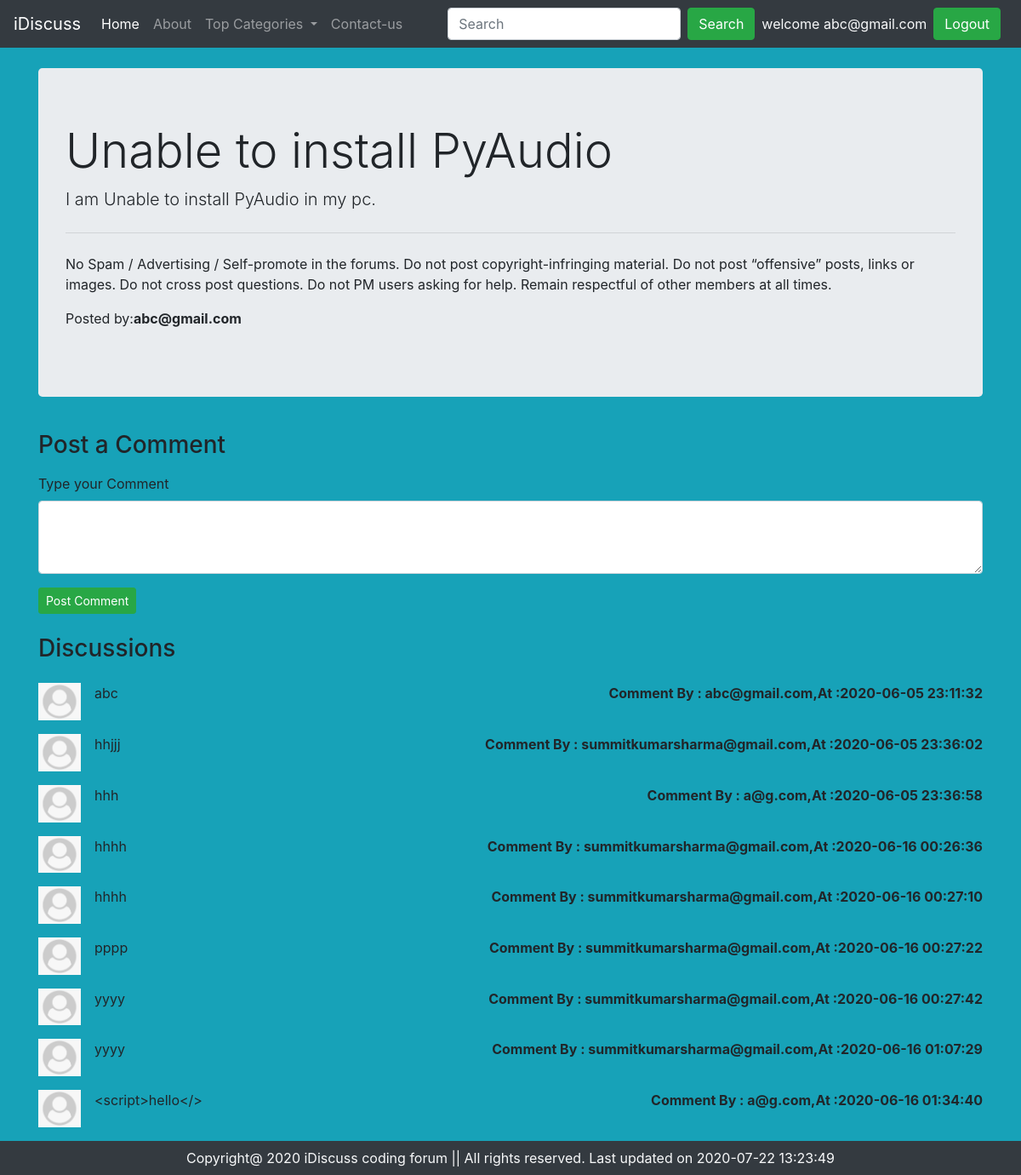
Page /Project-2/thread.php?threadid=1 (signed in) on the committed database.
### tables this page shows
CREATE TABLE `threads` (
  `thread_id` int(10) NOT NULL,
  `thread_title` varchar(200) NOT NULL,
  `thread_desc` text NOT NULL,
  `thread_cat_id` int(10) NOT NULL,
  `thread_user_id` int(10) NOT NULL,
  `thread_tstamp` datetime NOT NULL DEFAULT current_timestamp()
);

CREATE TABLE `users_idiscuss` (
  `sno` int(8) NOT NULL,
  `user_email` varchar(30) NOT NULL,
  `user_pass` varchar(200) NOT NULL,
  `timestamp` datetime NOT NULL DEFAULT current_timestamp()
);

CREATE TABLE `comments` (
  `comment_id` int(5) NOT NULL,
  `comment_content` text NOT NULL,
  `thread_id` int(5) NOT NULL,
  `comment_by` int(5) NOT NULL,
  `comment_time` datetime NOT NULL DEFAULT current_timestamp()
);

### Project-2/thread.php (the view, shortened to what this page needs)
<!doctype html>
<html lang="en">
<head>
    <link rel="stylesheet" href="https://stackpath.bootstrapcdn.com/bootstrap/4.5.0/css/bootstrap.min.css"
>
</head>
<body class="bg-info">
    <?php include 'partials/header.php'; ?>
    <?php
        include 'partials/dbconnect.php';
                $threadid =$_GET['threadid'];
                $sql = "SELECT * FROM `threads`WHERE thread_id=$threadid";
                $result = mysqli_query($conn, $sql);
                $num_row = mysqli_num_rows($result);
                if ($num_row > 0) {
                    while ($row = mysqli_fetch_assoc($result)) {
                        $title = $row["thread_title"];
                        $desc= $row["thread_desc"];
                        $thread_user_id= $row["thread_user_id"];
                        $sql2 = "SELECT * FROM `users_idiscuss` WHERE sno=$thread_user_id";
                        $result2 =mysqli_query($conn,$sql2);
                        $row2 = mysqli_fetch_assoc($result2);
                        $posted_by = $row2["user_email"];
                     }
                }
    ?>
    <div class="container my-4">
        <div class="jumbotron">
            <h1 class="display-4"> <?php echo $title;?></h1>
            <p class="lead"><?php echo $desc; ?></p>
            <hr class="my-4">
            <p>No Spam / Advertising / Self-promote in the forums.
                Do not post copyright-infringing material.
                Do not post “offensive” posts, links or images.
                Do not cross post questions.
                Do not PM users asking for help.
                Remain respectful of other members at all times.
            </p>
            <p>Posted by:<b><?php echo $posted_by;?></b></p>
        </div>
    </div>
    <?php
    if(isset($_SESSION['loggedin']) && $_SESSION['loggedin']==true){
        echo '<div class="container">
        <h3 class="py-2">Post a Comment</h3>
        <form action="'.$_SERVER['REQUEST_URI'].'" method="POST">
            <div class="form-group">
                <label for="desc">Type your Comment</label><input type="hidden" name="" value="'.$_SESSION['sno'].'">
                <textarea class="form-control" id="comment" name="comment" rows="3"></textarea>
            </div>
            <div class="form-group">
                <button type="submit" class="btn btn-sm btn-success">Post Comment</button>
            </div>
        </form>
    </div>';
    }
    ?>
    <div class="container">
        <h3 class="py-2">Discussions</h3>
        <?php
                include 'partials/dbconnect.php';
                $threadid=$_GET['threadid'];
                $sql = "SELECT * FROM `comments`WHERE thread_id=$threadid";
                $result = mysqli_query($conn, $sql);
                $num_row = mysqli_num_rows($result);
                if ($num_row > 0) {
                    while ($row = mysqli_fetch_assoc($result)) {
                        $content = $row["comment_content"];
                        $commenttime = $row["comment_time"];
                        $thread_user_id = $row["comment_by"];
                        $sql2 = "SELECT * FROM `users_idiscuss` WHERE sno=$thread_user_id";
                        $result2 =mysqli_query($conn,$sql2);
                        $row2 = mysqli_fetch_assoc($result2);
                        $user_name = $row2["user_email"];
                        echo' <div class="media my-3">
                        <img src="img/userdefault.png" width="50px" class="mr-3" alt="userdefault image">
                        <div class="media-body">
                            <p>'.  $content.'</p>
                        </div>
                        <p class="font-weight-bold my-0">Comment By : '.$user_name.',At :'. $commenttime.'</p>
                    </div>';
                     }
                }
        ?>
    </div>
    <?php include 'partials/footer.php'; ?>
</body>
</html>

### rows in the picture
threads: thread_title "Unable to install PyAudio", thread_desc "I am Unable to install PyAudio in my pc."
users_idiscuss: user_email "abc@gmail.com"
comments: comment_content "abc", users_idiscuss.user_email "abc@gmail.com", comment_time "2020-06-05 23:11:32"
comments: comment_content "hhjjj", users_idiscuss.user_email "summitkumarsharma@gmail.com", comment_time "2020-06-05 23:36:02"
comments: comment_content "hhh", users_idiscuss.user_email "a@g.com", comment_time "2020-06-05 23:36:58"
comments: comment_content "hhhh", users_idiscuss.user_email "summitkumarsharma@gmail.com", comment_time "2020-06-16 00:26:36"
comments: comment_content "hhhh", users_idiscuss.user_email "summitkumarsharma@gmail.com", comment_time "2020-06-16 00:27:10"
comments: comment_content "pppp", users_idiscuss.user_email "summitkumarsharma@gmail.com", comment_time "2020-06-16 00:27:22"
comments: comment_content "yyyy", users_idiscuss.user_email "summitkumarsharma@gmail.com", comment_time "2020-06-16 00:27:42"
comments: comment_content "yyyy", users_idiscuss.user_email "summitkumarsharma@gmail.com", comment_time "2020-06-16 01:07:29"
comments: comment_content "<script>hello</>", users_idiscuss.user_email "a@g.com", comment_time "2020-06-16 01:34:40"

### other values in the picture
$_SESSION['useremail'] "abc@gmail.com"
